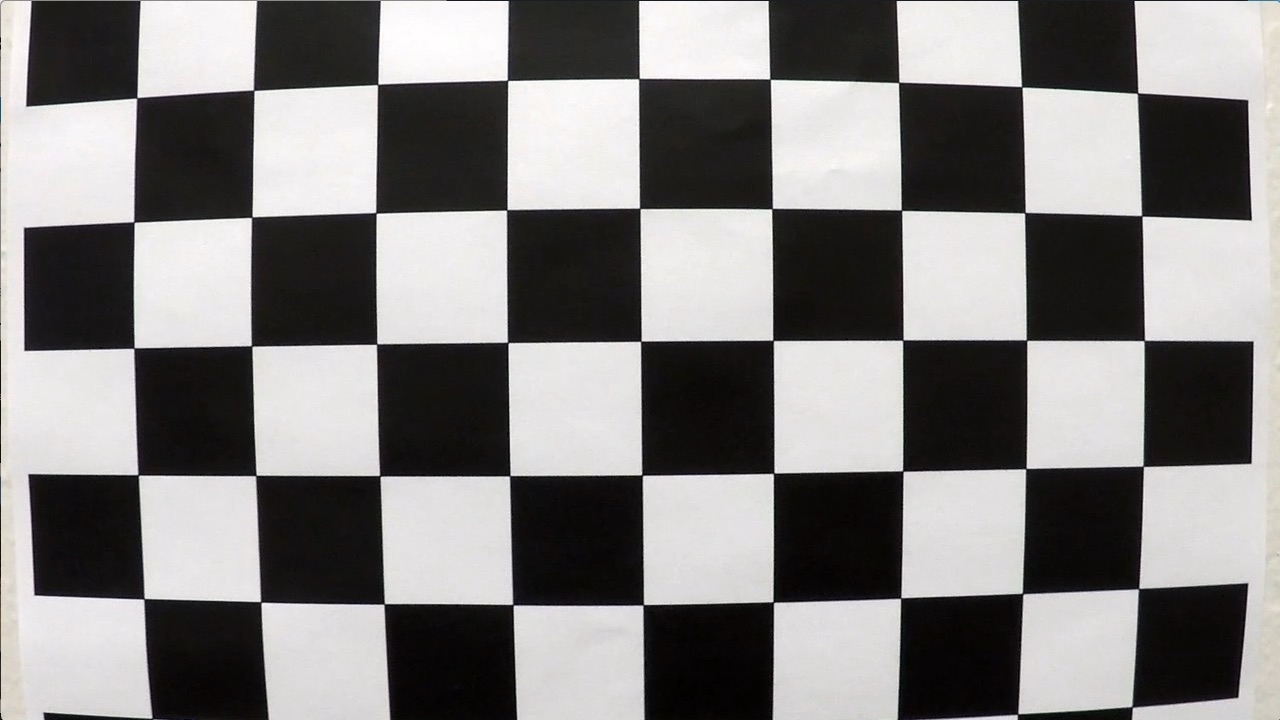
#> input picture term1/P4_advanced_lane_lines/camera_cal/calibration1.jpg, 1280 x 720 px
$ python -i P4_advanced_lane_finding.py   (imports and definitions only)   (older library calls are emulated)
#> lines starting #> are read from the running program, lines starting #| are printed output that depends on the picture
import glob
import pickle
from collections import deque
from itertools import product

import cv2
import matplotlib.image as mpimg
import matplotlib.pyplot as plt
import numpy as np
import seaborn as sns
from moviepy.editor import VideoFileClip
from natsort import natsorted
from sklearn.linear_model import ElasticNet

# [1 line not run here, left out]


# [69 lines left out: functions get_obj_img_pts, correct_dist, img_subplots, not called in this run]


def canny(img, low_threshold, high_threshold):
    """Applies the Canny transform"""
    return cv2.Canny(img, low_threshold, high_threshold)


# [107 lines left out: functions region_of_interest, hough_lines, draw_lines, gaussian_blur, select_color, sobel_thresh, not called in this run]


def mag_thresh(img, th=(30, 100), kernel_size=3, debug=False):
    '''Gradient magnitude thresholding
    '''
#> called with th = (30, 100), kernel_size = 3, debug = False

    if len(img.shape) == 3:
        img = cv2.cvtColor(img, cv2.COLOR_RGB2GRAY)

    img_sobel_x = cv2.Sobel(img, cv2.CV_64F, 1, 0, ksize=kernel_size)
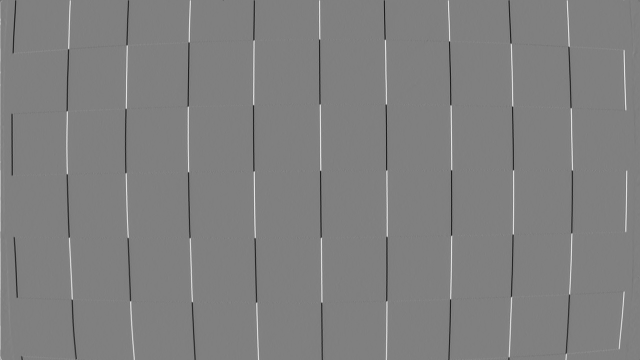
#> img_sobel_x: shape (720, 1280) float64 (shown at 1/2 size); min -943, max 934, mean 0.4; drawn with min black and max white
    img_sobel_y = cv2.Sobel(img, cv2.CV_64F, 0, 1, ksize=kernel_size)
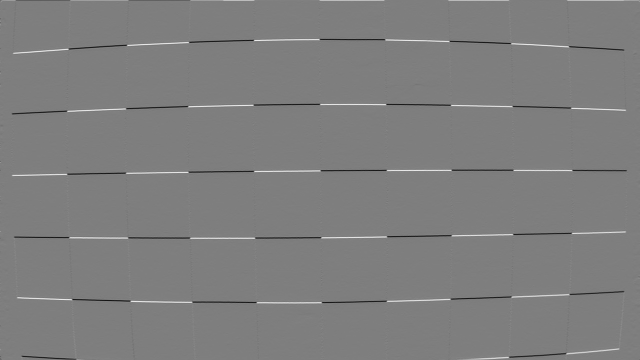
#> img_sobel_y: shape (720, 1280) float64 (shown at 1/2 size); min -889, max 904, mean 0.1; drawn with min black and max white
    img_sobel_mag = np.sqrt(img_sobel_x ** 2 + img_sobel_y ** 2)
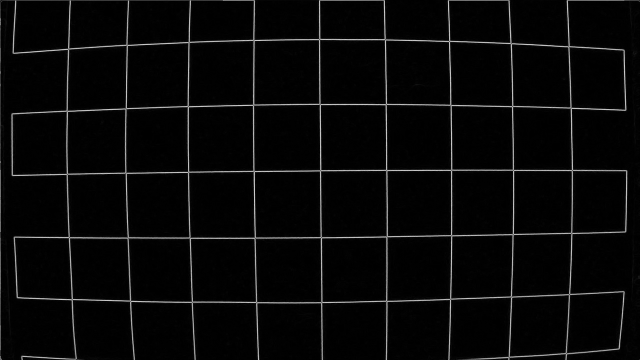
#> img_sobel_mag: shape (720, 1280) float64 (shown at 1/2 size); min 0, max 943.2, mean 31.7; drawn with min black and max white
    img_sobel_scaled = np.uint8(255 * img_sobel_mag / np.max(img_sobel_mag))
    img_bin = img2binary(img_sobel_scaled, th)
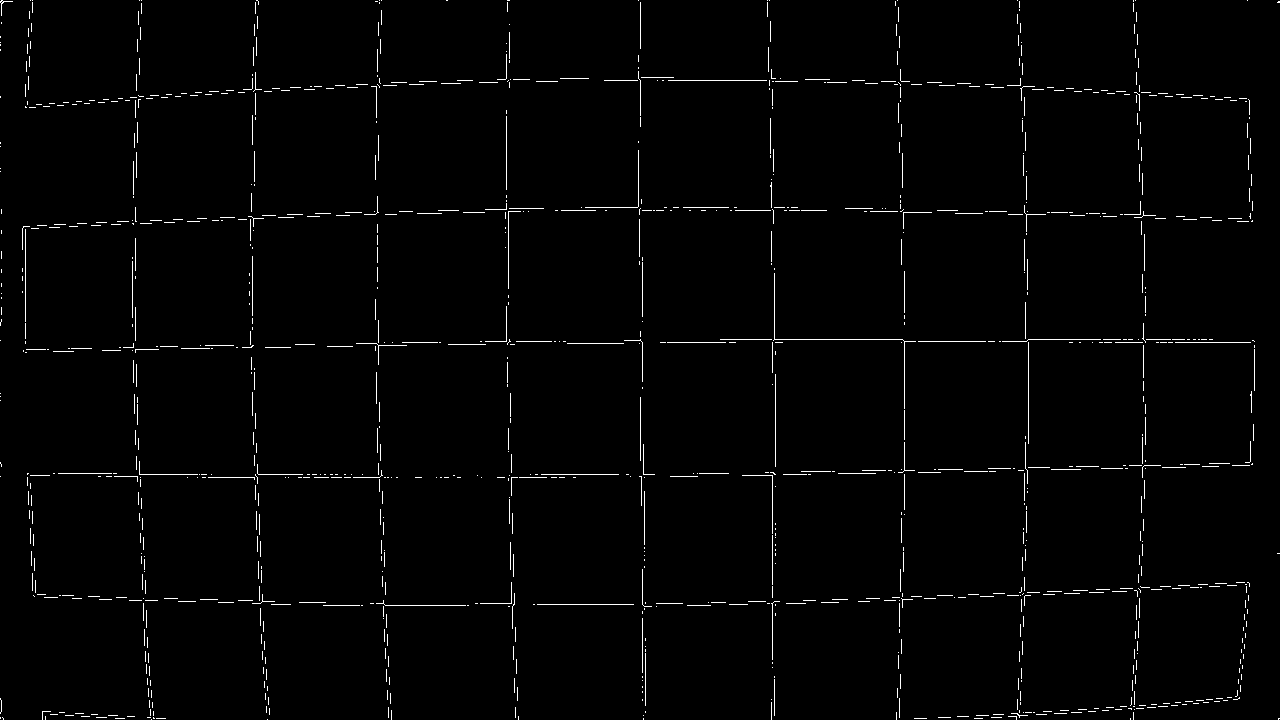
#> img_bin: shape (720, 1280); values 0 (black) and 1 (white), 1.5% white in thin lines or dots

    if debug:
        return img_sobel_scaled, img_bin
    else:
        return img_bin


def img2binary(img, th=(75, 225)):
    '''Covert an image to a binary mask given thresholds

    '''
    if len(img.shape) == 3:
        img = cv2.cvtColor(img, cv2.COLOR_RGB2GRAY)

    img_bin = np.zeros_like(img)
    img_bin[(img > th[0]) & (img <= th[1])] = 1

    return img_bin


# [181 lines left out: functions threshold_multi, get_perspective_matrix, get_binary_lane, fit_lane_pts, calc_curvature, lane_detection, not called in this run]


# Define a class to receive the characteristics of each line detection
class LaneDetector:
    def __init__(self, N=30, TOLERANCE_CURVATURE=2, TOLERANCE_PTS=100):

        # append to history if the current curvature is less than TOLERANCE_CURVATURE
        # compared to the average curvature over N confident frames
        self.TOLERANCE_CURVATURE = TOLERANCE_CURVATURE

        # proceed with lane curve fitting if detected points are greater than TOLERANCE_PTS
        self.TOLERANCE_PTS = TOLERANCE_PTS

        # x,y values and fitted polynomial coeffs of the last n fits
        # assuming 30 frames per second
        self.N = N
        self.pts_fit_L_last_n = deque(maxlen=self.N)
        self.pts_fit_R_last_n = deque(maxlen=self.N)

        # average x,y values of the fitted lanes over the last n fit
        self.pts_L_last = None
        self.pts_R_last = None

        # radius of curvature of the line in some units
        self.curve_radius = 0
        self.curve_radius_last_n = deque(maxlen=self.N)
        self.curve_radius_avg = 0
        self.curve_radius_diff = 0

        # distance in meters of vehicle center from the line
        self.vehicle_offset = None
        self.vehicle_offset_last_n = deque(maxlen=self.N)
        self.vehicle_offset_avg = None

        # [8 lines of commented-out code are left out]
        self.lane_mask = None
        self.lane_masks = []

        # problematic frames
        self.frame_N = 0
        self.error_frame_N = 0
        self.error_frames = []

    # [189 lines left out: functions get_binary_lane, calc_curvature, lane_detection, process_image, not called in this run]


NUM_X = 9
NUM_Y = 6
LOAD_OBJ_IMG_PTS = True
img_cal_names = natsorted(glob.glob('camera_cal/*.jpg'))

# [9 lines not run here, left out]

ROI_vertex_scales = [(0.48, 0.59), (0.52, 0.59), (0.65, 0.65), (0.95, 1), (0.05, 1), (0.35, 0.65)]

src_x_top, src_x_bot = 0.42, 0.065  # counting from the left edge
src_y_top, src_y_bot = 0.67, 0

dst_x_top, dst_x_bot = 0.2, 0.2  # counting from the left edge
dst_y_top, dst_y_bot = 0.2, 0

src_scales = [(src_x_top, src_y_top), (1 - src_x_top, src_y_top),
              (1 - src_x_bot, 1 - src_y_bot), (src_x_bot, 1 - src_y_bot)]
dst_scales = [(dst_x_top, dst_y_top), (1 - dst_x_top, dst_y_top),
              (1 - dst_x_top, 1 - dst_y_top), (dst_x_top, 1 - dst_y_bot)]

colors_rgb = [(np.uint8([190, 190, 190]), np.uint8([255, 255, 255]))]

colors_hls = [(np.uint8([0, 120, 150]), np.uint8([75, 255, 255])),
              (np.uint8([75, 180, 0]), np.uint8([120, 255, 35]))]

window_L = (0.1, 0.45)
window_R = (0.6, 0.90)

lane_detector = LaneDetector()

# [19 lines of commented-out code are left out]
clip_files = ["project_video.mp4", "challenge_video.mp4", "harder_challenge_video.mp4"]
# [5 lines not run here, left out]

>>> import cv2
>>> picture = cv2.cvtColor(cv2.imread('camera_cal/calibration1.jpg'), cv2.COLOR_BGR2RGB)
>>> result = mag_thresh(picture)

$ run again, on term1/P4_advanced_lane_lines/camera_cal/calibration13.jpg
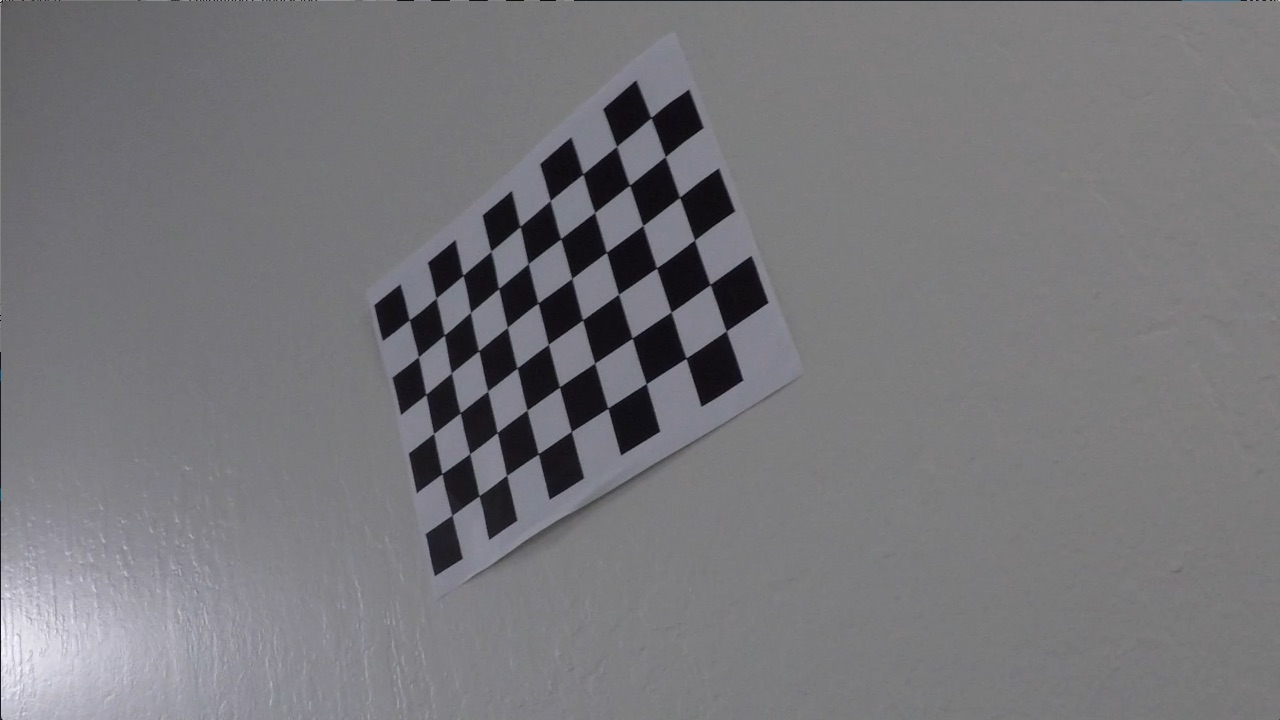
#> input picture term1/P4_advanced_lane_lines/camera_cal/calibration13.jpg, 1280 x 720 px
#> in mag_thresh, `img_sobel_y = cv2.Sobel(img, cv2.CV_64F, 0, 1, ksize=kernel_size)`:
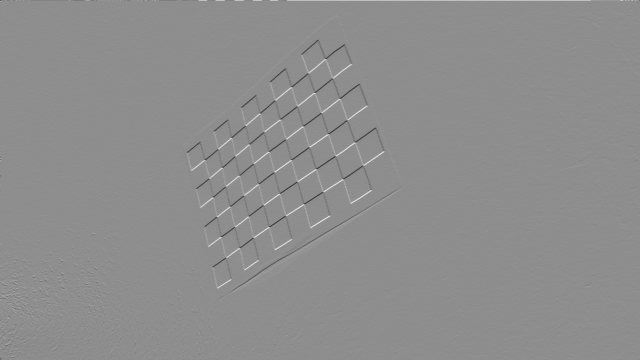
#> img_sobel_y: shape (720, 1280) float64 (shown at 1/2 size); min -554, max 442, mean 0.4; drawn with min black and max white
#> in mag_thresh, `img_bin = img2binary(img_sobel_scaled, th)`:
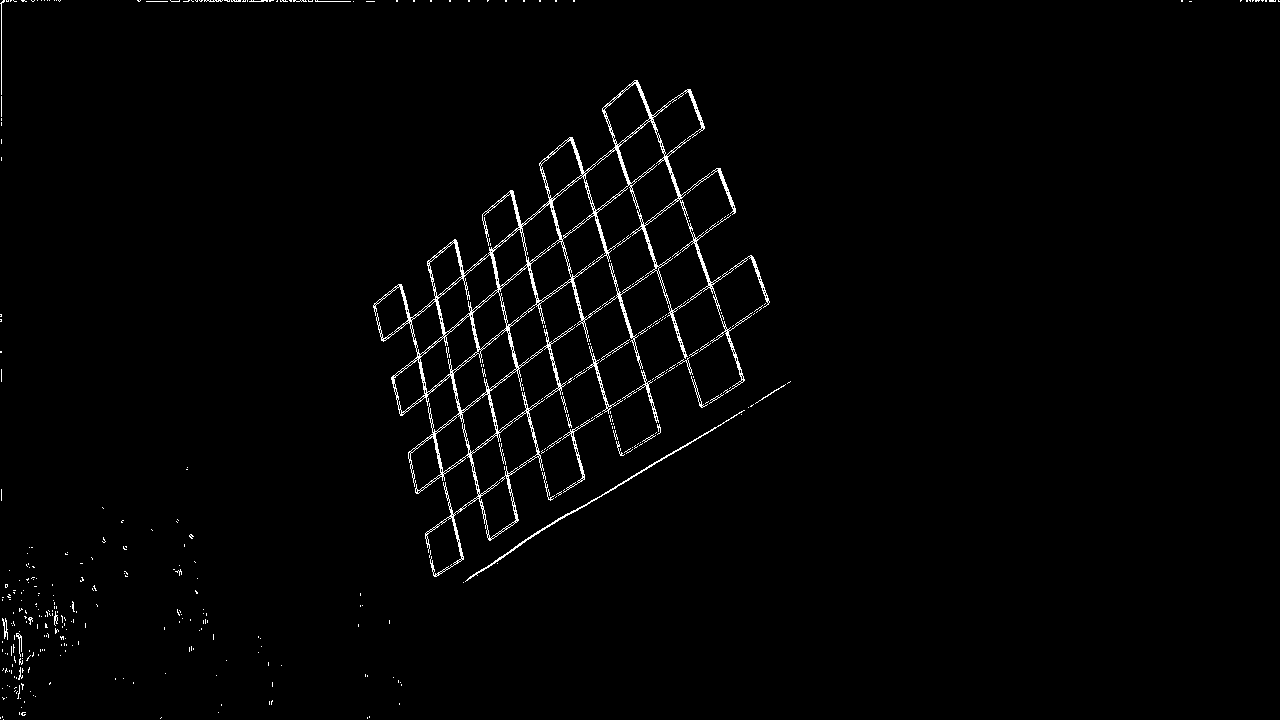
#> img_bin: shape (720, 1280); values 0 (black) and 1 (white), 1.5% white in thin lines or dots

$ run again, on term1/P4_advanced_lane_lines/camera_cal/calibration14.jpg
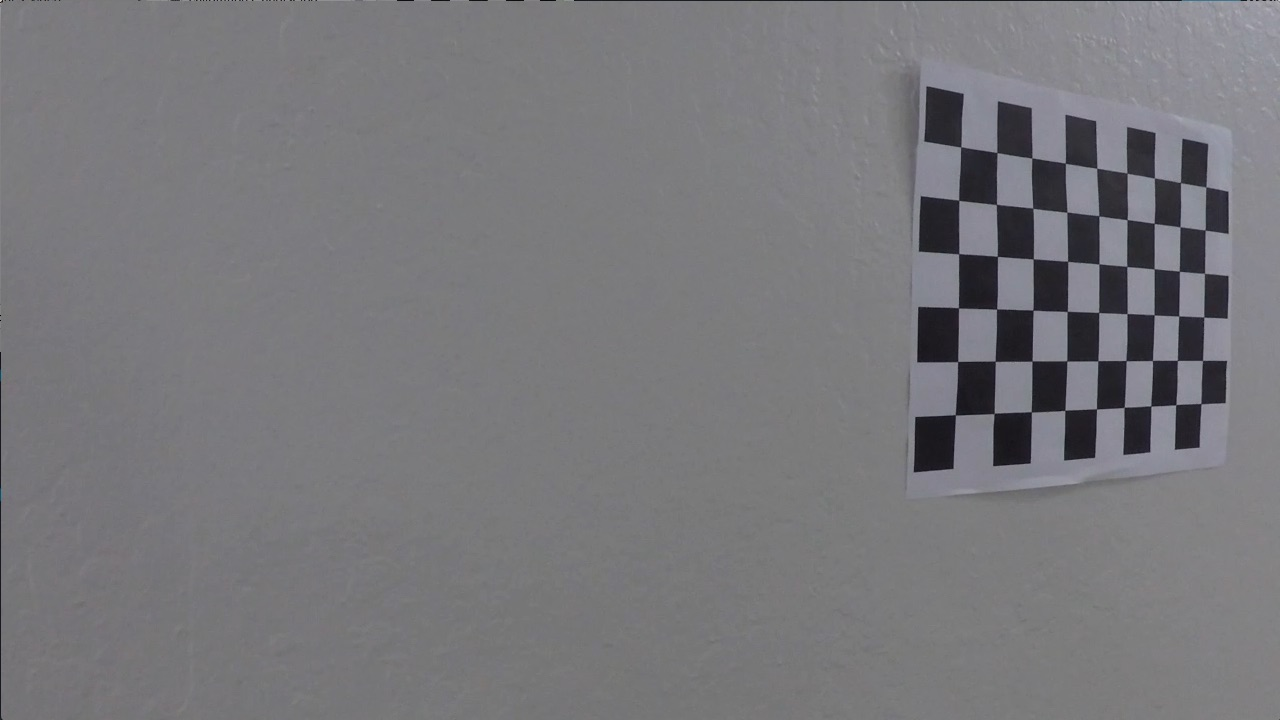
#> input picture term1/P4_advanced_lane_lines/camera_cal/calibration14.jpg, 1280 x 720 px
#> in mag_thresh, `img_sobel_y = cv2.Sobel(img, cv2.CV_64F, 0, 1, ksize=kernel_size)`:
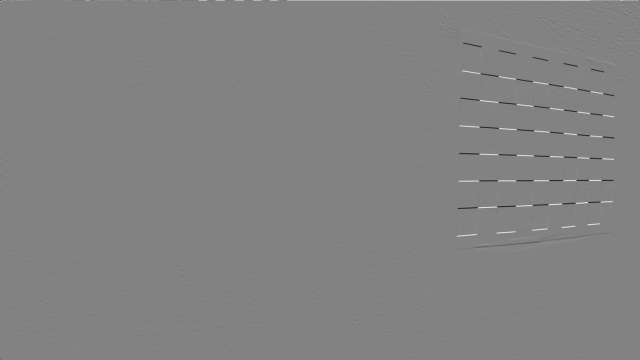
#> img_sobel_y: shape (720, 1280) float64 (shown at 1/2 size); min -556, max 532, mean 0.2; drawn with min black and max white
#> in mag_thresh, `img_bin = img2binary(img_sobel_scaled, th)`:
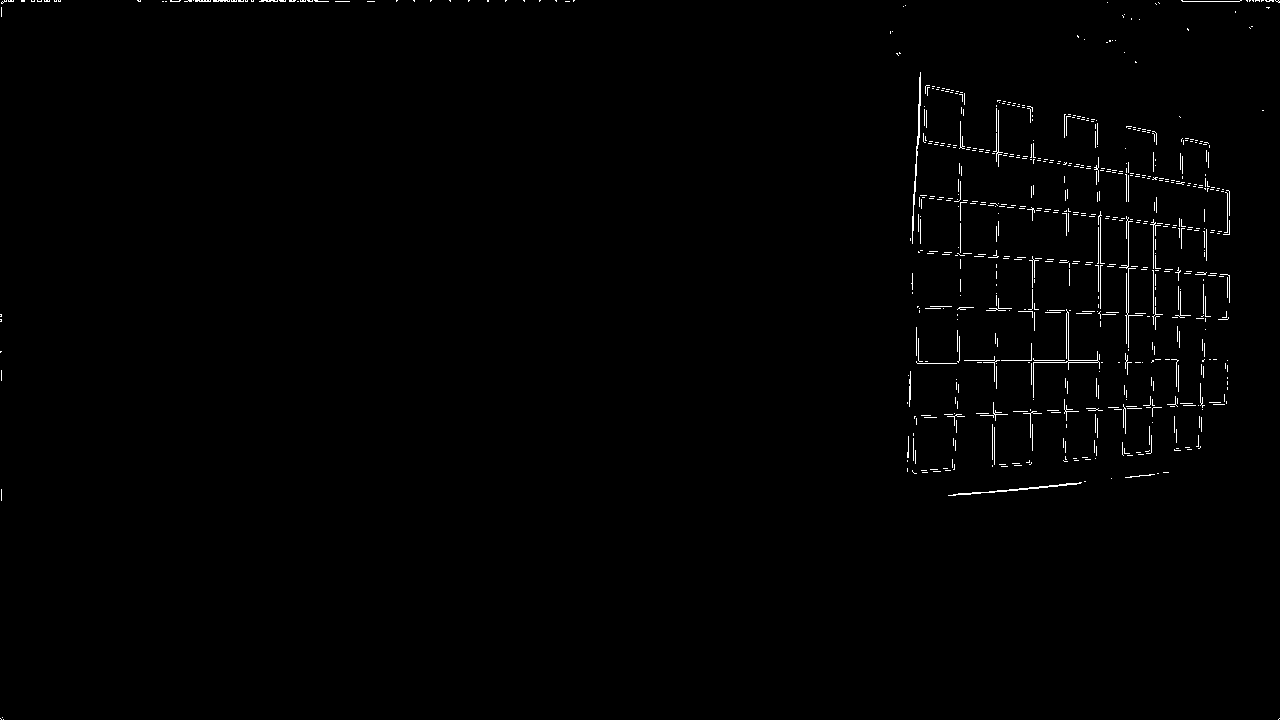
#> img_bin: shape (720, 1280); values 0 (black) and 1 (white), 0.79% white in thin lines or dots
